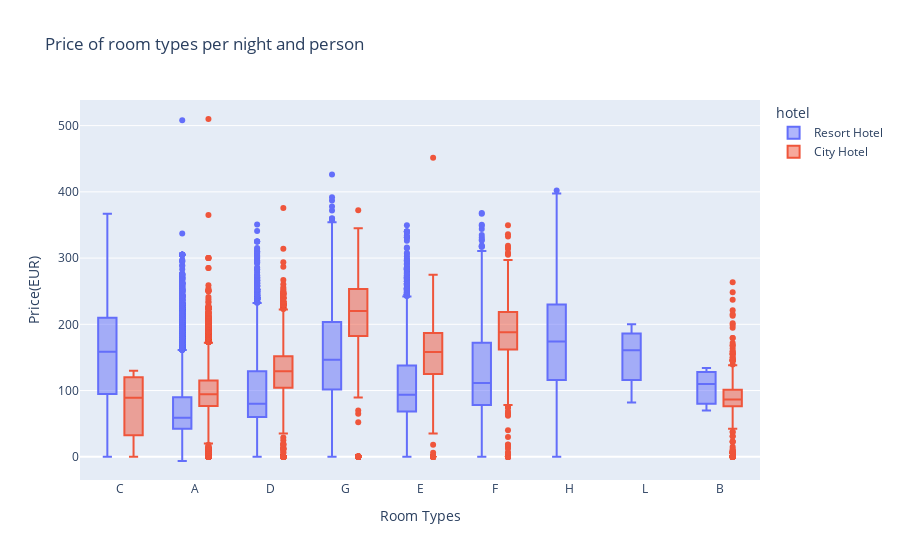

The cell this chart's notebook holds for it:
### Code cell
px.box(data_frame=data2,x='reserved_room_type',y='adr',color='hotel',
      labels={
                     "reserved_room_type": "Room Types",
                     "adr": "Price(EUR)",
                 },
                title="Price of room types per night and person")

### Figure 1 — Plotly figure (JSON) as saved in the notebook; plotly's stock layout.template omitted (floating-point values rounded to 4 significant figures; data arrays with more than 128 entries replaced by an {"elided": "..."} marker saying what was removed)
{"data": [{"alignmentgroup": "True", "hovertemplate": "hotel=Resort Hotel<br>Room Types=%{x}<br>Price(EUR)=%{y}<extra></extra>", "legendgroup": "Resort Hotel", "marker": {"color": "#636efa"}, "name": "Resort Hotel", "notched": false, "offsetgroup": "Resort Hotel", "orientation": "v", "showlegend": true, "type": "box", "x": {"elided": "28927 str values"}, "x0": " ", "xaxis": "x", "y": {"elided": "28927 float values"}, "y0": " ", "yaxis": "y"}, {"alignmentgroup": "True", "hovertemplate": "hotel=City Hotel<br>Room Types=%{x}<br>Price(EUR)=%{y}<extra></extra>", "legendgroup": "City Hotel", "marker": {"color": "#EF553B"}, "name": "City Hotel", "notched": false, "offsetgroup": "City Hotel", "orientation": "v", "showlegend": true, "type": "box", "x": {"elided": "46084 str values"}, "x0": " ", "xaxis": "x", "y": {"elided": "46084 float values"}, "y0": " ", "yaxis": "y"}], "layout": {"boxmode": "group", "legend": {"title": {"text": "hotel"}, "tracegroupgap": 0}, "title": {"text": "Price of room types per night and person"}, "xaxis": {"anchor": "y", "domain": [0, 1], "title": {"text": "Room Types"}}, "yaxis": {"anchor": "x", "domain": [0, 1], "title": {"text": "Price(EUR)"}}}}
